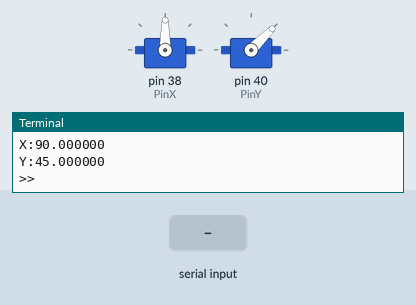
Simulated run of this program. Board: Raspberry Pi (header pin numbers). Shown: 2 × servo, the last lines printed to the terminal. The test bench sets the inputs (shaded band). Servo angles are drawn from the pulse width (0.5 ms = 0°, 2.5 ms = 180°).

Above: at 1.2 s.
1.3 s: "UP" typed at the terminal, then Enter
At 2.5 s:
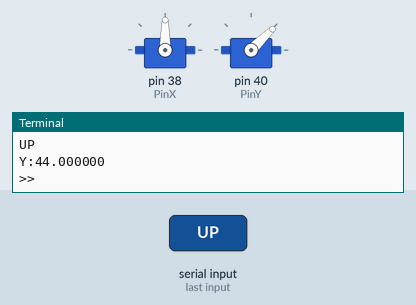
2.8 s: "LEFT" typed at the terminal, then Enter
At 3.8 s:
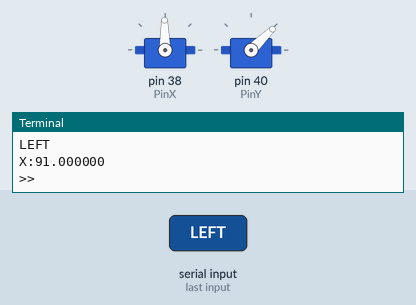
4.3 s: "DOWN" typed at the terminal, then Enter
At 5.0 s:
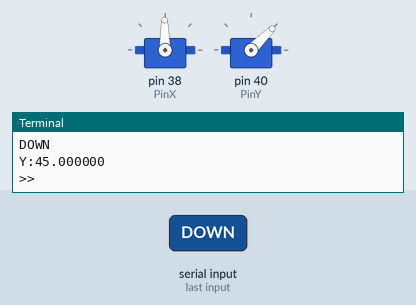
Timing chart, 0 to 7.3 s (numbered marks = the images above; inputs shaded):
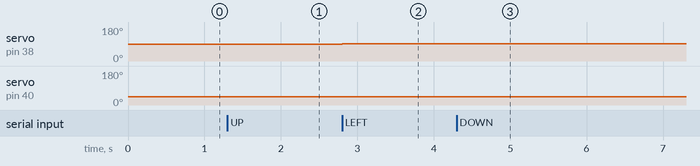

The program:

CameraTerrace.py
```python
#!/usr/bin/python
#coding:utf-8
import RPi.GPIO as GPIO
import time
PinX = 38
PinY = 40

GPIO.setwarnings(False)
GPIO.setmode(GPIO.BOARD)

class CameraTerrace:
	def __init__(self):
		GPIO.setup(PinX,GPIO.OUT)
		GPIO.setup(PinY,GPIO.OUT)
		self.pwmX = GPIO.PWM(PinX,50) 	# 50Hz
		self.pwmX.start(0)				# Init DutyCycle
		self.pwmY = GPIO.PWM(PinY,50)
		self.pwmY.start(0)
		time.sleep(0.02)
		self.rx = 90.0
		self.ry = 45.0
		self.MoveX()
		self.MoveY()

	def Left(self):
		r = self.rx + 1.0
		if(self.ValidateAngle(r)==False):
			return
		self.rx = r
		self.MoveX()

	def Right(self):
		r = self.rx - 1.0
		if(self.ValidateAngle(r)==False):
			return
		self.rx = r
		self.MoveX()

	def Up(self):
		r = self.ry - 1.0
		if(self.ValidateAngle(r)==False):
			return
		self.ry = r
		self.MoveY()

	def Down(self):
		r = self.ry + 1.0
		if(self.ValidateAngle(r)==False):
			return
		self.ry = r
		self.MoveY()

	def Stop(self):
		self.pwmX.ChangeDutyCycle(0)
		self.pwmY.ChangeDutyCycle(0)

	def MoveX(self):
		dc = self.Angle2DutyCycle(self.rx)
		self.pwmX.ChangeDutyCycle(dc)
		time.sleep(0.02)
		print ("X:%f" % self.rx)

	def MoveY(self):
		dc = self.Angle2DutyCycle(self.ry)
		self.pwmY.ChangeDutyCycle(dc)
		time.sleep(0.02)
		print ("Y:%f" % self.ry)

	def Angle2DutyCycle(self,r:float):
		'''
		SG90 Total T is 20ms (50Hz)
		High T			Angle    DutyCycle
		0.5ms-------------0°	   2.5%
		1.0ms------------45°	   5.0%
		1.5ms------------90°	   7.5%
		2.0ms-----------135°	  10.0%
		2.5ms-----------180°	  12.5%
		'''
		return 2.5 + r/360*20

	def ValidateAngle(self,r:float):
		if r<0 or r>180:
			print ("Angle must be [0,180]")
			return False
		return True

	def SendCmd(self,cmd):
		try:
			if(cmd.upper() == 'UP'):
				self.Up()
			elif(cmd.upper() == 'LEFT'):
				self.Left()
			elif(cmd.upper() == 'DOWN'):
				self.Down()
			elif(cmd.upper() == 'RIGHT'):
				self.Right()
			elif(cmd.upper() == 'P'):
				self.Stop()
		except KeyboardInterrupt:
			self.pwmX.stop()
			self.pwmY.stop()
			GPIO.cleanup()

if __name__ == "__main__":
	try:
		t = CameraTerrace()
		while True:
			ch = input(">>")
			t.SendCmd(ch)
	except KeyboardInterrupt:
		pass
		GPIO.cleanup()
```

Measured:
- after the input at 1.3 s, servo on pin 40 (PinY): 45° → 44° at once
- after the input at 2.8 s, servo on pin 38 (PinX): 90° → 91° at once
- after the input at 4.3 s, servo on pin 40 (PinY): 44° → 45° at once
